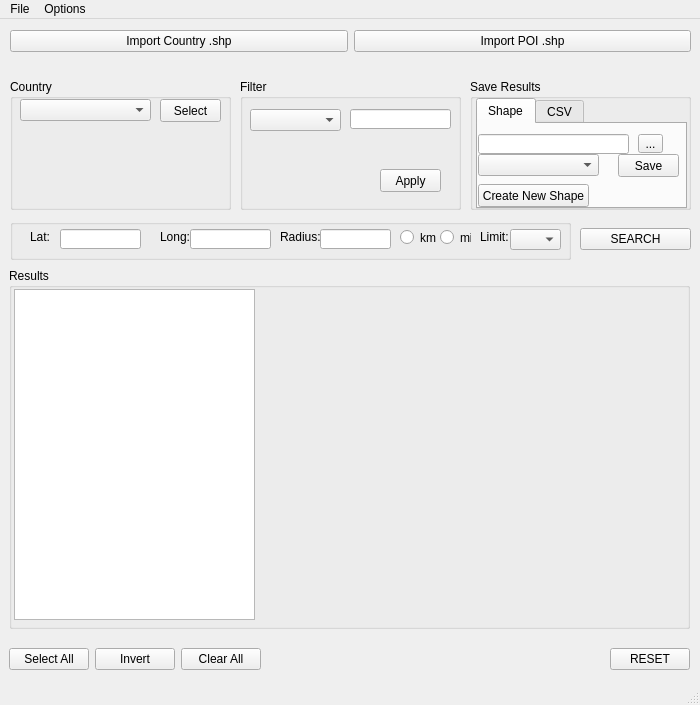
<?xml version="1.0" encoding="UTF-8"?>
<ui version="4.0">
 <class>MainWindow</class>
 <widget class="QMainWindow" name="MainWindow">
  <property name="geometry">
   <rect>
    <x>0</x>
    <y>0</y>
    <width>700</width>
    <height>705</height>
   </rect>
  </property>
  <property name="windowTitle">
   <string>MainWindow</string>
  </property>
  <widget class="QWidget" name="centralwidget">
   <widget class="QWidget" name="gridLayoutWidget">
    <property name="geometry">
     <rect>
      <x>240</x>
      <y>60</y>
      <width>221</width>
      <height>131</height>
     </rect>
    </property>
    <layout class="QGridLayout" name="gridLayout">
     <item row="0" column="0">
      <widget class="QGroupBox" name="filterPoi">
       <property name="title">
        <string>Filter</string>
       </property>
       <widget class="QComboBox" name="filterPoiCB">
        <property name="geometry">
         <rect>
          <x>10</x>
          <y>30</y>
          <width>91</width>
          <height>22</height>
         </rect>
        </property>
       </widget>
       <widget class="QPushButton" name="filterPoiApplyBTN">
        <property name="geometry">
         <rect>
          <x>140</x>
          <y>90</y>
          <width>61</width>
          <height>23</height>
         </rect>
        </property>
        <property name="text">
         <string>Apply</string>
        </property>
       </widget>
       <widget class="QLineEdit" name="filterPoiLE">
        <property name="geometry">
         <rect>
          <x>110</x>
          <y>30</y>
          <width>101</width>
          <height>20</height>
         </rect>
        </property>
       </widget>
      </widget>
     </item>
    </layout>
   </widget>
   <widget class="QWidget" name="gridLayoutWidget_2">
    <property name="geometry">
     <rect>
      <x>10</x>
      <y>60</y>
      <width>221</width>
      <height>131</height>
     </rect>
    </property>
    <layout class="QGridLayout" name="gridLayout_2">
     <item row="0" column="0">
      <widget class="QGroupBox" name="countrySelect">
       <property name="title">
        <string>Country</string>
       </property>
       <widget class="QComboBox" name="countrySelectCB">
        <property name="geometry">
         <rect>
          <x>10</x>
          <y>20</y>
          <width>131</width>
          <height>22</height>
         </rect>
        </property>
       </widget>
       <widget class="QPushButton" name="countrySelectBTN">
        <property name="geometry">
         <rect>
          <x>150</x>
          <y>20</y>
          <width>61</width>
          <height>23</height>
         </rect>
        </property>
        <property name="text">
         <string>Select</string>
        </property>
       </widget>
      </widget>
     </item>
    </layout>
   </widget>
   <widget class="QWidget" name="gridLayoutWidget_3">
    <property name="geometry">
     <rect>
      <x>470</x>
      <y>60</y>
      <width>221</width>
      <height>131</height>
     </rect>
    </property>
    <layout class="QGridLayout" name="gridLayout_3">
     <item row="0" column="0">
      <widget class="QGroupBox" name="SaveResults">
       <property name="title">
        <string>Save Results</string>
       </property>
       <widget class="QTabWidget" name="saveResultsTab">
        <property name="geometry">
         <rect>
          <x>6</x>
          <y>19</y>
          <width>211</width>
          <height>111</height>
         </rect>
        </property>
        <property name="currentIndex">
         <number>0</number>
        </property>
        <widget class="QWidget" name="saveShapeTab">
         <attribute name="title">
          <string>Shape</string>
         </attribute>
         <widget class="QPushButton" name="createNewShapefileBTN">
          <property name="geometry">
           <rect>
            <x>0</x>
            <y>60</y>
            <width>111</width>
            <height>23</height>
           </rect>
          </property>
          <property name="text">
           <string>Create New Shape</string>
          </property>
         </widget>
         <widget class="QLineEdit" name="shapeSaveFileNameLE">
          <property name="geometry">
           <rect>
            <x>0</x>
            <y>10</y>
            <width>151</width>
            <height>20</height>
           </rect>
          </property>
         </widget>
         <widget class="QToolButton" name="shapeOpenFilePathTB">
          <property name="geometry">
           <rect>
            <x>160</x>
            <y>10</y>
            <width>25</width>
            <height>19</height>
           </rect>
          </property>
          <property name="text">
           <string>...</string>
          </property>
         </widget>
         <widget class="QComboBox" name="shapeSaveFieldCB">
          <property name="geometry">
           <rect>
            <x>0</x>
            <y>30</y>
            <width>121</width>
            <height>22</height>
           </rect>
          </property>
         </widget>
         <widget class="QPushButton" name="shapeSaveBTN">
          <property name="geometry">
           <rect>
            <x>140</x>
            <y>30</y>
            <width>61</width>
            <height>23</height>
           </rect>
          </property>
          <property name="text">
           <string>Save</string>
          </property>
         </widget>
        </widget>
        <widget class="QWidget" name="saveCSVTab">
         <attribute name="title">
          <string>CSV</string>
         </attribute>
         <widget class="QLineEdit" name="csvSaveFileNameLE">
          <property name="geometry">
           <rect>
            <x>10</x>
            <y>30</y>
            <width>151</width>
            <height>20</height>
           </rect>
          </property>
         </widget>
         <widget class="QToolButton" name="csvOpenFilePathTB">
          <property name="geometry">
           <rect>
            <x>170</x>
            <y>30</y>
            <width>25</width>
            <height>19</height>
           </rect>
          </property>
          <property name="text">
           <string>...</string>
          </property>
         </widget>
         <widget class="QPushButton" name="csvSaveBTN">
          <property name="geometry">
           <rect>
            <x>120</x>
            <y>60</y>
            <width>75</width>
            <height>23</height>
           </rect>
          </property>
          <property name="text">
           <string>Save</string>
          </property>
         </widget>
        </widget>
       </widget>
      </widget>
     </item>
    </layout>
   </widget>
   <widget class="QWidget" name="horizontalLayoutWidget_2">
    <property name="geometry">
     <rect>
      <x>10</x>
      <y>10</y>
      <width>681</width>
      <height>25</height>
     </rect>
    </property>
    <layout class="QHBoxLayout" name="horizontalLayout_2">
     <item>
      <widget class="QPushButton" name="importCountryBTN">
       <property name="text">
        <string>Import Country .shp</string>
       </property>
      </widget>
     </item>
     <item>
      <widget class="QPushButton" name="importPoiBTN">
       <property name="text">
        <string>Import POI .shp</string>
       </property>
      </widget>
     </item>
    </layout>
   </widget>
   <widget class="QWidget" name="horizontalLayoutWidget_4">
    <property name="geometry">
     <rect>
      <x>10</x>
      <y>200</y>
      <width>561</width>
      <height>41</height>
     </rect>
    </property>
    <layout class="QHBoxLayout" name="horizontalLayout_3">
     <item>
      <widget class="QGroupBox" name="customDistance">
       <property name="title">
        <string/>
       </property>
       <widget class="QLabel" name="label">
        <property name="geometry">
         <rect>
          <x>270</x>
          <y>10</y>
          <width>41</width>
          <height>16</height>
         </rect>
        </property>
        <property name="text">
         <string>Radius: </string>
        </property>
       </widget>
       <widget class="QComboBox" name="customLimitCB">
        <property name="geometry">
         <rect>
          <x>500</x>
          <y>10</y>
          <width>51</width>
          <height>21</height>
         </rect>
        </property>
       </widget>
       <widget class="QRadioButton" name="radiusUnitMI">
        <property name="geometry">
         <rect>
          <x>430</x>
          <y>10</y>
          <width>31</width>
          <height>17</height>
         </rect>
        </property>
        <property name="text">
         <string>mi</string>
        </property>
       </widget>
       <widget class="QRadioButton" name="radiusUnitKM">
        <property name="geometry">
         <rect>
          <x>390</x>
          <y>10</y>
          <width>41</width>
          <height>17</height>
         </rect>
        </property>
        <property name="text">
         <string>km</string>
        </property>
       </widget>
       <widget class="QLabel" name="label_2">
        <property name="geometry">
         <rect>
          <x>20</x>
          <y>10</y>
          <width>21</width>
          <height>16</height>
         </rect>
        </property>
        <property name="text">
         <string>Lat:</string>
        </property>
       </widget>
       <widget class="QLineEdit" name="customLatitudeLE">
        <property name="geometry">
         <rect>
          <x>50</x>
          <y>10</y>
          <width>81</width>
          <height>20</height>
         </rect>
        </property>
       </widget>
       <widget class="QLabel" name="label_3">
        <property name="geometry">
         <rect>
          <x>150</x>
          <y>10</y>
          <width>31</width>
          <height>16</height>
         </rect>
        </property>
        <property name="text">
         <string>Long:</string>
        </property>
       </widget>
       <widget class="QLineEdit" name="customLongitudeLE">
        <property name="geometry">
         <rect>
          <x>180</x>
          <y>10</y>
          <width>81</width>
          <height>20</height>
         </rect>
        </property>
       </widget>
       <widget class="QLabel" name="label_4">
        <property name="geometry">
         <rect>
          <x>470</x>
          <y>10</y>
          <width>31</width>
          <height>16</height>
         </rect>
        </property>
        <property name="text">
         <string>Limit: </string>
        </property>
       </widget>
       <widget class="QLineEdit" name="customRadiusLE">
        <property name="geometry">
         <rect>
          <x>310</x>
          <y>10</y>
          <width>71</width>
          <height>20</height>
         </rect>
        </property>
       </widget>
      </widget>
     </item>
    </layout>
   </widget>
   <widget class="QWidget" name="horizontalLayoutWidget_3">
    <property name="geometry">
     <rect>
      <x>9</x>
      <y>620</y>
      <width>681</width>
      <height>41</height>
     </rect>
    </property>
    <layout class="QHBoxLayout" name="horizontalLayout_4">
     <item>
      <widget class="QPushButton" name="selectAllBTN">
       <property name="text">
        <string>Select All</string>
       </property>
      </widget>
     </item>
     <item>
      <widget class="QPushButton" name="invertAllBTN">
       <property name="text">
        <string>Invert</string>
       </property>
      </widget>
     </item>
     <item>
      <widget class="QPushButton" name="clearAllBTN">
       <property name="text">
        <string>Clear All</string>
       </property>
      </widget>
     </item>
     <item>
      <spacer name="horizontalSpacer">
       <property name="orientation">
        <enum>Qt::Horizontal</enum>
       </property>
       <property name="sizeHint" stdset="0">
        <size>
         <width>40</width>
         <height>20</height>
        </size>
       </property>
      </spacer>
     </item>
     <item>
      <widget class="QPushButton" name="RESET">
       <property name="text">
        <string>RESET</string>
       </property>
      </widget>
     </item>
    </layout>
   </widget>
   <widget class="QWidget" name="verticalLayoutWidget">
    <property name="geometry">
     <rect>
      <x>580</x>
      <y>200</y>
      <width>111</width>
      <height>41</height>
     </rect>
    </property>
    <layout class="QVBoxLayout" name="verticalLayout_2">
     <item>
      <widget class="QPushButton" name="searchBTN">
       <property name="text">
        <string>SEARCH</string>
       </property>
      </widget>
     </item>
    </layout>
   </widget>
   <widget class="QWidget" name="horizontalLayoutWidget">
    <property name="geometry">
     <rect>
      <x>9</x>
      <y>249</y>
      <width>681</width>
      <height>361</height>
     </rect>
    </property>
    <layout class="QHBoxLayout" name="resultsAndMapHBL">
     <item>
      <widget class="QGroupBox" name="resultsAndMapBOX">
       <property name="title">
        <string>Results</string>
       </property>
       <widget class="QListView" name="resultsList">
        <property name="geometry">
         <rect>
          <x>5</x>
          <y>21</y>
          <width>241</width>
          <height>331</height>
         </rect>
        </property>
       </widget>
       <widget class="QWidget" name="resultsMapWidget" native="true">
        <property name="geometry">
         <rect>
          <x>259</x>
          <y>9</y>
          <width>421</width>
          <height>351</height>
         </rect>
        </property>
       </widget>
      </widget>
     </item>
    </layout>
   </widget>
  </widget>
  <widget class="QMenuBar" name="menubar">
   <property name="geometry">
    <rect>
     <x>0</x>
     <y>0</y>
     <width>700</width>
     <height>21</height>
    </rect>
   </property>
   <widget class="QMenu" name="menuFile">
    <property name="title">
     <string>File</string>
    </property>
    <addaction name="actionOpen"/>
    <addaction name="actionSave"/>
    <addaction name="actionExit"/>
   </widget>
   <widget class="QMenu" name="menuOptions">
    <property name="title">
     <string>Options</string>
    </property>
   </widget>
   <addaction name="menuFile"/>
   <addaction name="menuOptions"/>
  </widget>
  <widget class="QStatusBar" name="statusbar"/>
  <action name="actionOpen">
   <property name="text">
    <string>Open</string>
   </property>
  </action>
  <action name="actionSave">
   <property name="text">
    <string>Save</string>
   </property>
  </action>
  <action name="actionExit">
   <property name="text">
    <string>Exit</string>
   </property>
  </action>
 </widget>
 <resources/>
 <connections/>
</ui>
